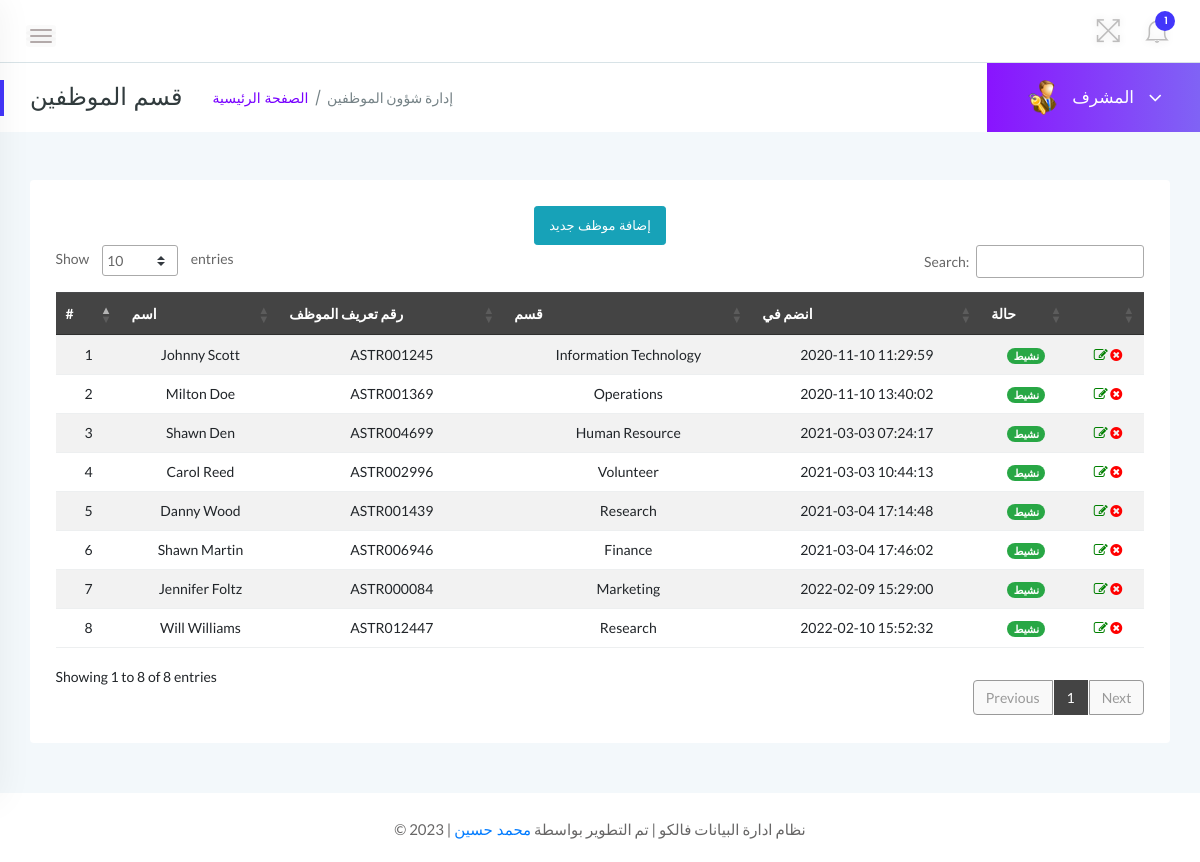
Screenshot of /admin/employees.php (signed in) with the database file from the repository.
### tables this page shows
CREATE TABLE `tblemployees` (
  `id` int(11) NOT NULL,
  `EmpId` varchar(100) NOT NULL,
  `FirstName` varchar(150) NOT NULL,
  `LastName` varchar(150) NOT NULL,
  `EmailId` varchar(200) NOT NULL,
  `Password` varchar(180) NOT NULL,
  `Gender` varchar(100) NOT NULL,
  `Dob` varchar(100) NOT NULL,
  `Department` varchar(255) NOT NULL,
  `Address` varchar(255) NOT NULL,
  `City` varchar(200) NOT NULL,
  `Country` varchar(150) NOT NULL,
  `Phonenumber` char(11) NOT NULL,
  `Status` int(1) NOT NULL,
  `RegDate` timestamp NOT NULL DEFAULT current_timestamp()
);

### admin/employees.php (the view, shortened to what this page needs)
<?php
    if(strlen($_SESSION['alogin'])==0){
    header('location:index.php');
    } else {
 ?>
<!doctype html>
<html class="no-js" lang="en">
<head>
    <link rel="stylesheet" href="../assets/css/bootstrap.min.css">
    <link rel="stylesheet" href="../assets/css/font-awesome.min.css">
    <link rel="stylesheet" href="../assets/css/themify-icons.css">
    <link rel="stylesheet" href="../assets/css/metisMenu.css">
    <link rel="stylesheet" href="../assets/css/owl.carousel.min.css">
    <link rel="stylesheet" href="../assets/css/slicknav.min.css">
    <link rel="stylesheet" href="https://www.amcharts.com/lib/3/plugins/export/export.css" type="text/css" media="all" />
    <link rel="stylesheet" type="text/css" href="https://cdn.datatables.net/1.10.19/css/jquery.dataTables.css">
    <link rel="stylesheet" type="text/css" href="https://cdn.datatables.net/1.10.18/css/dataTables.bootstrap4.min.css">
    <link rel="stylesheet" type="text/css" href="https://cdn.datatables.net/responsive/2.2.3/css/responsive.bootstrap.min.css">
    <link rel="stylesheet" type="text/css" href="https://cdn.datatables.net/responsive/2.2.3/css/responsive.jqueryui.min.css">
    <link rel="stylesheet" href="../assets/css/typography.css">
    <link rel="stylesheet" href="../assets/css/default-css.css">
    <link rel="stylesheet" href="../assets/css/styles.css">
    <link rel="stylesheet" href="../assets/css/responsive.css">
</head>
<body>
    <div class="page-container">
        <div class="main-content">
            <div class="header-area">
                <div class="row align-items-center">
                    <div class="col-md-6 col-sm-8 clearfix">
                        <div class="nav-btn pull-left">
                            <span></span>
                            <span></span>
                            <span></span>
                        </div>
                    </div>
                    <div class="col-md-6 col-sm-4 clearfix">
                        <ul class="notification-area pull-right">
                            <li id="full-view"><i class="ti-fullscreen"></i></li>
                            <?php include '../includes/admin-notification.php'?>
                        </ul>
                    </div>
                </div>
            </div>
            <div class="page-title-area">
                <div class="row align-items-center">
                    <div class="col-sm-6">
                        <div class="breadcrumbs-area clearfix">
                            <h4 class="page-title pull-left">قسم الموظفين</h4>
                            <ul class="breadcrumbs pull-left">
                                <li><a href="dashboard.php">الصفحة الرئيسية</a></li>
                                <li><span>إدارة شؤون الموظفين</span></li>
                            </ul>
                        </div>
                    </div>
                    <div class="col-sm-6 clearfix">
                        <div class="user-profile pull-right">
                            <img class="avatar user-thumb" src="../assets/images/admin.png" alt="avatar">
                            <h4 class="user-name dropdown-toggle" data-toggle="dropdown">المشرف <i class="fa fa-angle-down"></i></h4>
                        </div>
                    </div>
                </div>
            </div>
            <div class="main-content-inner">
                <div class="row">
                    <div class="col-12 mt-5">
                        <div class="card">
                            <div class="card-body">
                                <div class="data-tables datatable-dark">
                                <center><a href="add-employee.php" class="btn btn-sm btn-info">إضافة موظف جديد</a></center>
                                    <table id="dataTable3" class="table table-hover table-striped text-center">
                                        <thead class="text-capitalize">
                                            <tr>
                                                <th>#</th>
                                                <th>اسم</th>
                                                <th>رقم تعريف الموظف</th>
                                                <th>قسم</th>
                                                <th>انضم في</th>
                                                <th>حالة</th>
                                                <th></th>
                                            </tr>
                                        </thead>
                                        <tbody>
                                    <?php
                                    $sql = "SELECT EmpId,FirstName,LastName,Department,Status,RegDate,id from  tblemployees";
                                    $query = $dbh -> prepare($sql);
                                    $query->execute();
                                    $results=$query->fetchAll(PDO::FETCH_OBJ);
                                    $cnt=1;
                                    if($query->rowCount() > 0)
                                    {
                                    foreach($results as $result)
                                    {               ?>
                                        <tr>
                                            <td> <?php echo htmlentities($cnt);?></td>
                                            <td><?php echo htmlentities($result->FirstName);?>&nbsp;<?php echo htmlentities($result->LastName);?></td>
                                            <td><?php echo htmlentities($result->EmpId);?></td>
                                            <td><?php echo htmlentities($result->Department);?></td>
                                             <td><?php echo htmlentities($result->RegDate);?></td>
                                             <td><?php $stats=$result->Status;
                                            if($stats){
                                             ?>
                                                 <span class="badge badge-pill badge-success">نشيط</span>
                                                 <?php } else { ?>
                                                 <span class="badge badge-pill badge-danger">غير نشط</span>
                                                 <?php } ?>
                                             </td>
                                            <td><a href="update-employee.php?empid=<?php echo htmlentities($result->id);?>"><i class="fa fa-edit" style="color:green"></i></a>
                                        <?php if($result->Status==1)
                                        {?>
                                        <a href="employees.php?inid=<?php echo htmlentities($result->id);?>" onclick="return confirm('هل أنت متأكد أنك تريد إلغاء تنشيط هذا الموظف?');"" > <i class="fa fa-times-circle" style="color:red" title="Inactive"></i>
                                        <?php } else {?>
                                            <a href="employees.php?id=<?php echo htmlentities($result->id);?>" onclick="return confirm('هل أنت متأكد أنك تريد تنشيط هذا الموظف?');""><i class="fa fa-check" style="color:green" title="Active"></i>
                                            <?php } ?> </td>
                                        </tr>
                                         <?php $cnt++;} }?>
                                    </tbody>
                                    </table>
                                </div>
                            </div>
                        </div>
                    </div>
                </div>
                </div>
            </div>
            <?php include '../includes/footer.php' ?>
        </div>
</body>
</html>
<?php } ?>

### assets/css/styles.css (style rules this page uses)
.page-container { width: 100%; height: 100%; min-height: 100vh; padding-left: 280px; -webkit-transition: padding-left 0.3s ease 0s; transition: padding-left 0.3s ease 0s; }
.sbar_collapsed.page-container { padding-left: 0; }
.card { border: none; border-radius: 4px; background-color: #fff; -webkit-transition: all 0.3s ease 0s; transition: all 0.3s ease 0s; }
.card-body { padding: 25.6px; padding: 1.6rem; }
.main-content { width: 100%; background: #f3f8fb; }
.main-content-inner { padding: 0 30px 50px; }
.header-area { padding: 15px 30px; background: #fff; border-bottom: 1px solid #d8e3e7; }
.nav-btn { margin: 10px 30px 0 0; cursor: pointer; }
.nav-btn span { display: block; width: 22px; height: 2px; background: #b3aaaa; margin: 4px 0; border-radius: 15px; -webkit-transition: all 0.3s ease 0s; transition: all 0.3s ease 0s; box-shadow: 0 0 0 4px rgba(99, 96, 96, 0.03); }
.nav-btn span:nth-child(2) { opacity: 0; }
.nav-btn span:first-child { -webkit-transform: rotate(45deg) translate(5px, 5px); transform: rotate(45deg) translate(5px, 5px); }
.nav-btn span:last-child { -webkit-transform: rotate(-45deg) translate(3px, -3px); transform: rotate(-45deg) translate(3px, -3px); }
.sbar_collapsed .nav-btn span { transform: none; opacity: 1; }
.notification-area { -webkit-user-select: none; -moz-user-select: none; -ms-user-select: none; user-select: none; position: relative; z-index: 1; }
.notification-area li { display: inline-block; margin-left: 20px; cursor: pointer; -webkit-user-select: none; -moz-user-select: none; -ms-user-select: none; user-select: none; }
.notification-area li > i { font-size: 26px; color: #bdbcbc; vertical-align: middle; text-shadow: 0 0 8px rgba(0, 0, 0, 0.12); -webkit-transition: color 0.3s ease 0s; transition: color 0.3s ease 0s; }
.notification-area li#full-view { display: inline-block; }
.page-title-area { padding: 0 30px; background: #fff; position: relative; }
.page-title-area:before { content: ""; position: absolute; left: 0; top: 50%; width: 4px; height: 36px; background: var(--primary-color); -webkit-transform: translateY(-50%); transform: translateY(-50%); }
.page-title { font-size: 24px; font-weight: 300; color: #313b3d; letter-spacing: 0; margin-right: 30px; }
ul.breadcrumbs { margin-top: 4px; }
.breadcrumbs li { display: inline-block; }
.breadcrumbs li a, .breadcrumbs li span { display: block; font-size: 14px; font-weight: 400; color: #7801ff; letter-spacing: 0; margin-right: 16px; position: relative; }
.breadcrumbs li a:before { content: "/"; color: #768387; position: absolute; right: -13px; top: 0; }
.breadcrumbs li span { margin-right: 0; color: #768387; text-transform: capitalize; }
.user-profile { margin-right: -30px; display: -webkit-box; display: -ms-flexbox; display: flex; -webkit-box-align: center; -ms-flex-align: center; align-items: center; -ms-flex-wrap: wrap; flex-wrap: wrap; background: -webkit-linear-gradient(left, #8914fe 0%, #8063f5 100%); background: linear-gradient(to right, #8914fe 0%, #8063f5 100%); padding: 17px 38px; position: relative; }
.user-profile img.avatar { height: 35px; width: 35px; border-radius: 50%; margin-right: 12px; }
.user-name { font-size: 17px; font-weight: 500; color: #fff; letter-spacing: 0; cursor: pointer; -webkit-user-select: none; -moz-user-select: none; -ms-user-select: none; user-select: none; }
.user-name i { margin-left: 10px; font-size: 21px; vertical-align: middle; position: relative; }
.notification-area .dropdown-toggle, .user-name.dropdown-toggle { position: relative; }
.notification-area .dropdown-toggle:after, .user-name.dropdown-toggle:after { display: none; }
.btn { padding: 11px 17px; font-size: 13px; letter-spacing: 0; }
.btn-sm { padding: 9px 14px; }
table tr th { border-bottom: none; }
table tr th, table tr td { border-top: 1px solid rgba(120, 130, 140, 0.13) !important; }
table.dataTable.no-footer { border-bottom: 1px solid rgba(120, 130, 140, 0.13) !important; }
table.dataTable thead th, table.dataTable thead td { border-bottom-color: transparent; }
.datatable-dark thead { background: #444; color: #fff; }

### rows the page displays
tblemployees: FirstName "Johnny", LastName "Scott", EmpId "ASTR001245", Department "Information Technology", RegDate "2020-11-10 11:29:59", Status "نشيط"
tblemployees: FirstName "Milton", LastName "Doe", EmpId "ASTR001369", Department "Operations", RegDate "2020-11-10 13:40:02", Status "نشيط"
tblemployees: FirstName "Shawn", LastName "Den", EmpId "ASTR004699", Department "Human Resource", RegDate "2021-03-03 07:24:17", Status "نشيط"
tblemployees: FirstName "Carol", LastName "Reed", EmpId "ASTR002996", Department "Volunteer", RegDate "2021-03-03 10:44:13", Status "نشيط"
tblemployees: FirstName "Danny", LastName "Wood", EmpId "ASTR001439", Department "Research", RegDate "2021-03-04 17:14:48", Status "نشيط"
tblemployees: FirstName "Shawn", LastName "Martin", EmpId "ASTR006946", Department "Finance", RegDate "2021-03-04 17:46:02", Status "نشيط"
tblemployees: FirstName "Jennifer", LastName "Foltz", EmpId "ASTR000084", Department "Marketing", RegDate "2022-02-09 15:29:00", Status "نشيط"
tblemployees: FirstName "Will", LastName "Williams", EmpId "ASTR012447", Department "Research", RegDate "2022-02-10 15:52:32", Status "نشيط"

### other values shown
$unreadcount "1"
